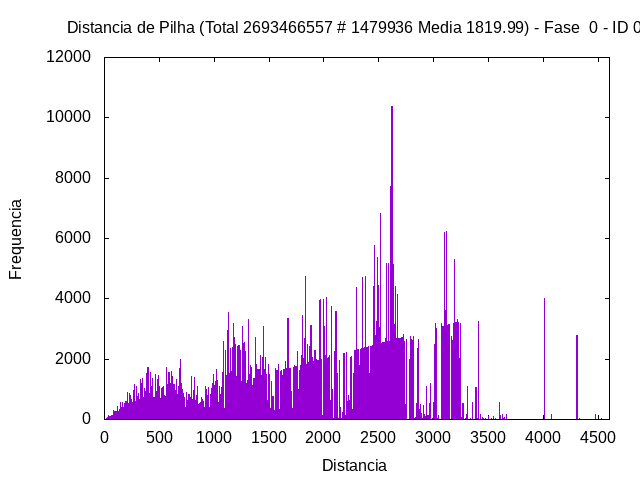

Write gnuplot code to recreate this figure.
set term png
set output "saida-hist-0-0.png"
set style fill solid 1.0
set title "Distancia de Pilha (Total 2693466557 # 1479936 Media 1819.99) - Fase  0 - ID 0"
set xlabel "Distancia"
set ylabel "Frequencia"
plot [-1:4603] "saida-hist-0-0.gpdat" u 3:4 w boxes t ""
